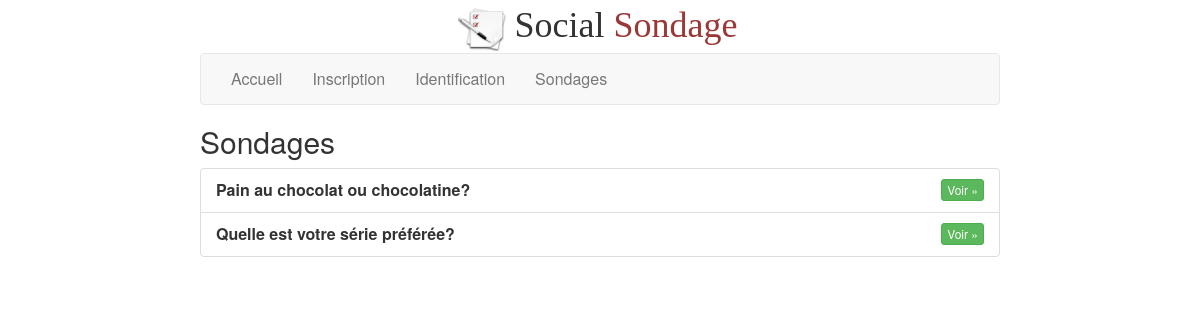
Screenshot of /polls.php with the database file from the repository.
### tables this page shows
CREATE TABLE `polls` (
  `id` int(11) NOT NULL AUTO_INCREMENT,
  `question` text NOT NULL,
  `answer1` text NOT NULL,
  `answer2` text NOT NULL,
  `answer3` text NOT NULL,
  PRIMARY KEY (`id`)
);

### polls.php (the view)
<?php include('header.php'); ?>
<h2>Sondages</h2>
<ul class="list-group">
<?php
$query = $pdo->query('SELECT * FROM polls');
foreach ($query as $poll) {
?>
<li class="list-group-item">
    <strong><?php echo $poll['question']; ?></strong>
    <a href="poll.php?id=<?php echo $poll['id']; ?>" class="btn btn-xs btn-success pull-right">
        Voir &raquo;
    </a>
</li>
<?php
}
?>
</ul>
<?php include('footer.php'); ?>

### css/style.css (style rules this page uses)
body { width:800px; margin:auto; font-size:16px; text-align:justify; margin-top:5px; }

### rows the page displays
polls: question "Pain au chocolat ou chocolatine?"
polls: question "Quelle est votre série préférée?"
